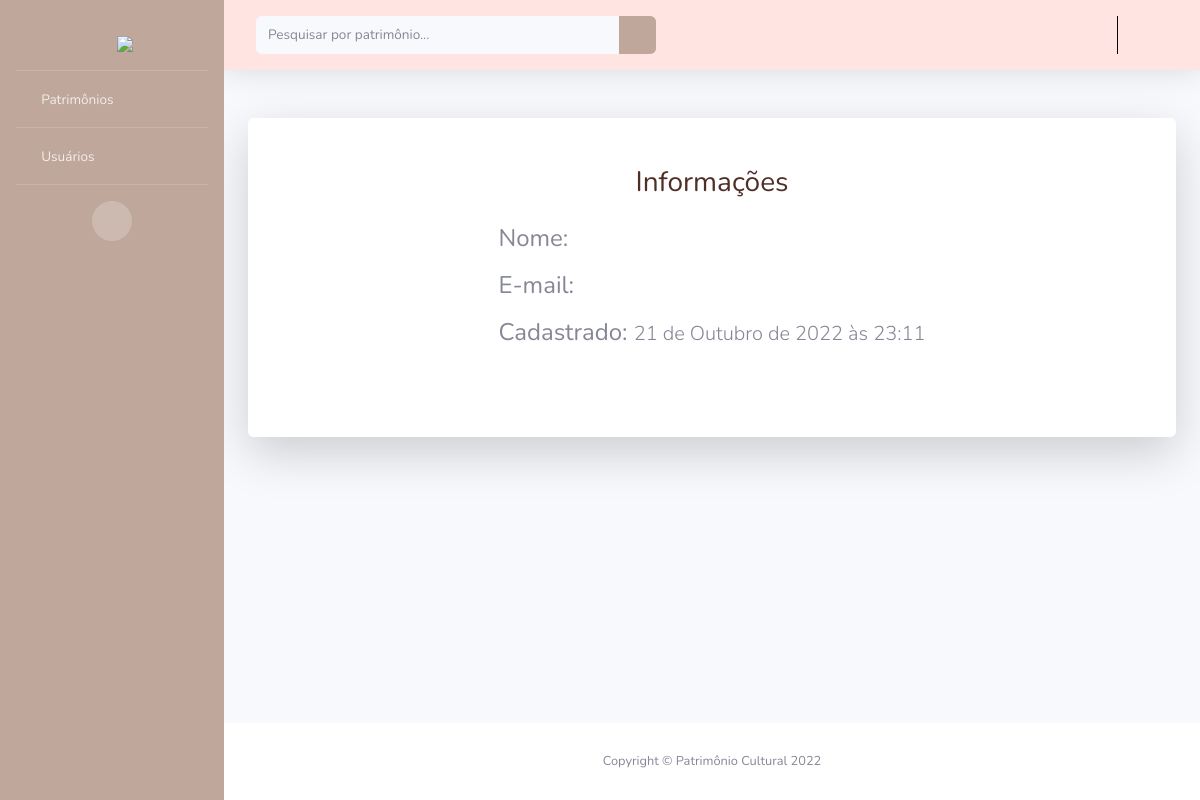
Page /showUsuario/2/ on the earlier database version.
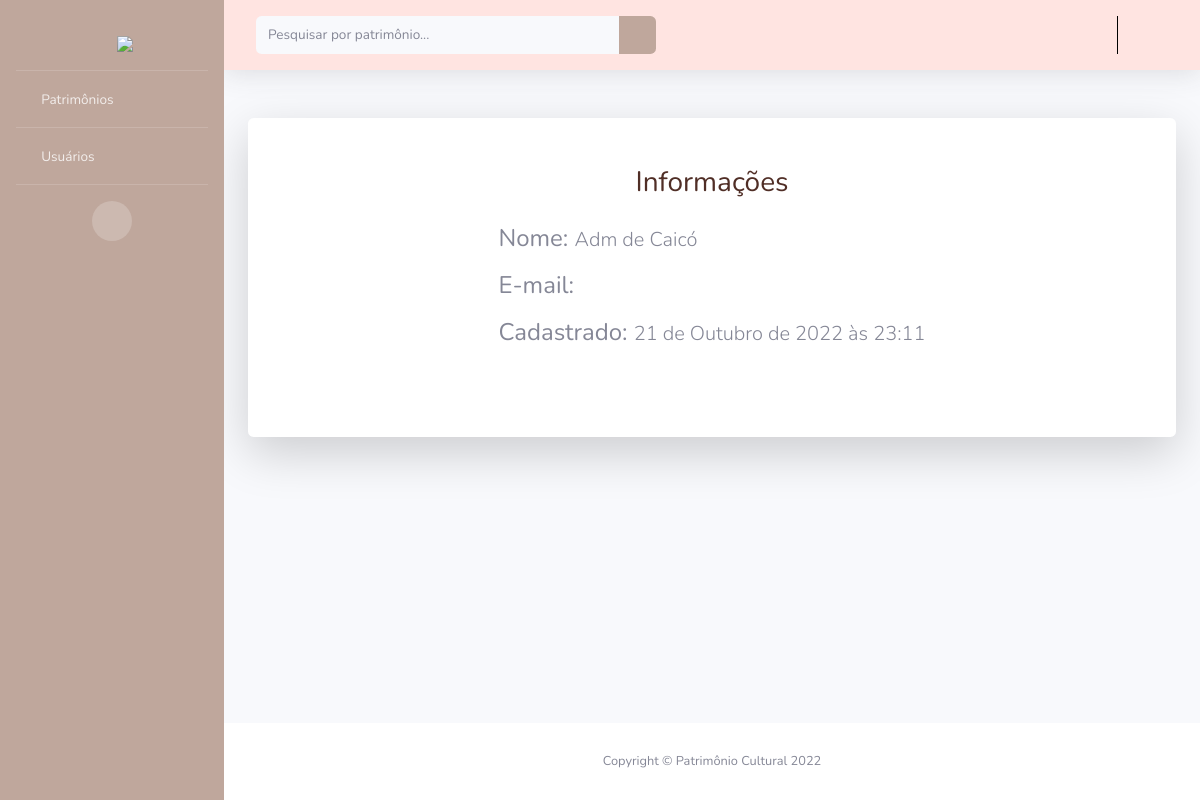
Same page on the later database version.
### PC/models.py (models this page shows, shortened)
class Usuario(AbstractUser):
    cidade = models.ForeignKey(Cidade, on_delete=models.CASCADE, null=True, blank=True)
    choices_tipo = (
        ('S', 'Auxiliar'),
        ('A', 'Administrador')
        )
    tipo = models.CharField(max_length=1, choices=choices_tipo)

### PC/views.py (the view)
# urls.py: path('showUsuario/<int:id>/', showU, name='url_showU'),
def showU(request,id):
    usuario = Usuario.objects.get(pk=id)
    pacote = {"usuario":usuario}
    return render(request,'showUser.html', pacote)

### PC/templates/showUser.html (shortened to what this page needs)
{% extends 'layouts/layout.html' %}
{% block conteudo %}
<div class="card o-hidden border-0 shadow-lg my-3">
    <div class="card-body p-0">
        <div class="row justify-content-center">
            <div class="">
                <div class="p-5">
                    <div class="text-center">
                        <h3 class="text-logo">Informações</h3>
                    </div>
                    <div class=" m-4">
                        <div class="media g-mb-30 media-comment">
                            <div class="media-body u-shadow-v18 g-bg-secondary g-pa-30">
                                <div class=" fs-0 mb-3 display-5">
                                    <span class="text-decoration-line-through h4"> Nome: </span>
                                    <span class="lead display-5">{{ usuario.get_full_name }}</span>
                                </div>
                                <div class=" fs-0 mb-3 display-5">
                                    <span class="text-decoration-line-through h4"> E-mail: </span>
                                </div>
                                <div class=" fs-0 mb-3 display-5">
                                    <span class="text-decoration-line-through h4"> Cadastrado: </span>
                                    <span class="lead display-5 ">{{ usuario.date_joined }}</span>
                                </div>
                            </div>
                        </div>
                    </div>
                </div>
            </div>
        </div>
    </div>
</div>
{% endblock %}

Differences in the rows shown:
changed Usuario: get_full_name (not shown) → "Adm de Caicó"
